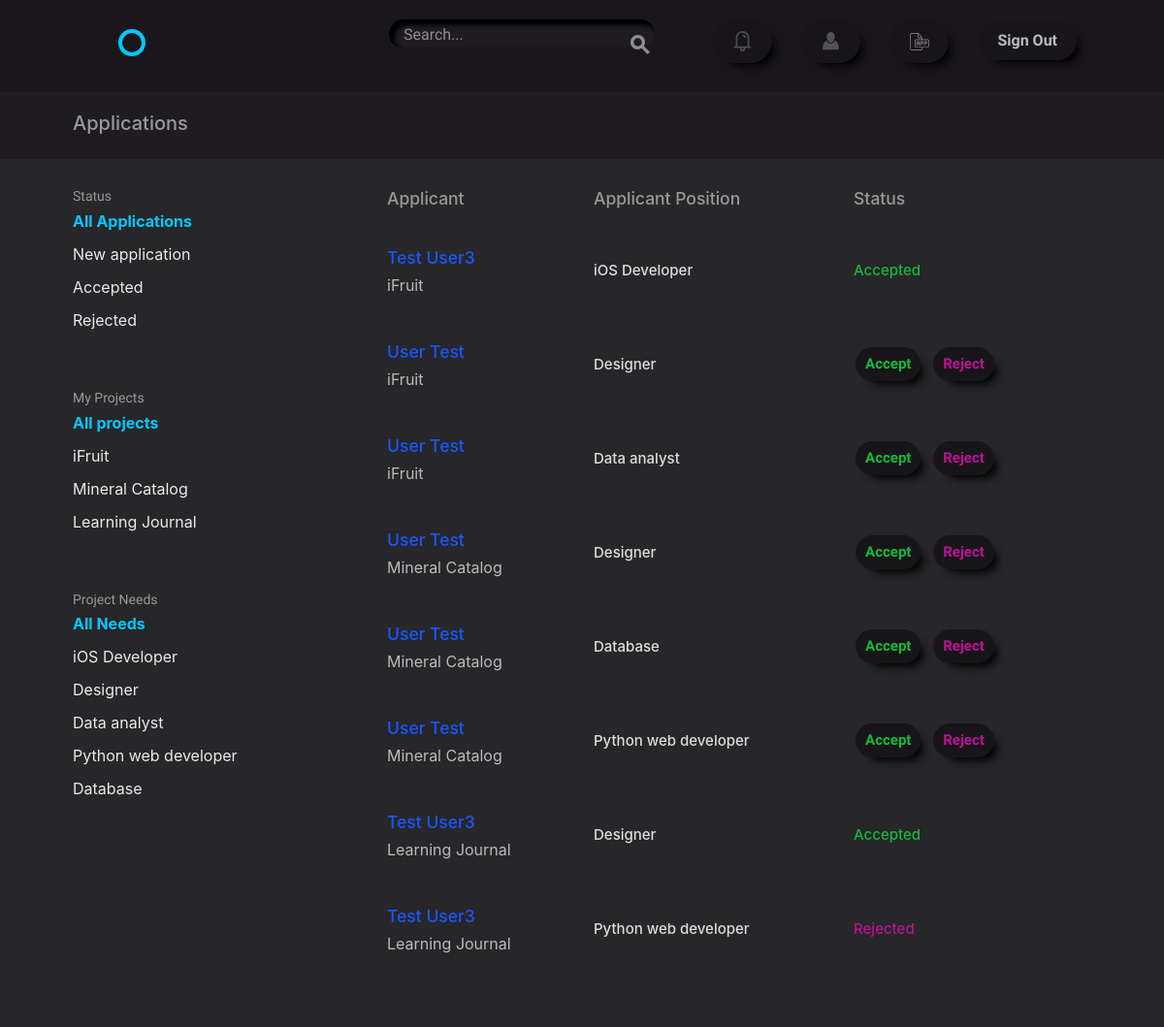
Page /accounts/applications/ (signed in) on the earlier database version.
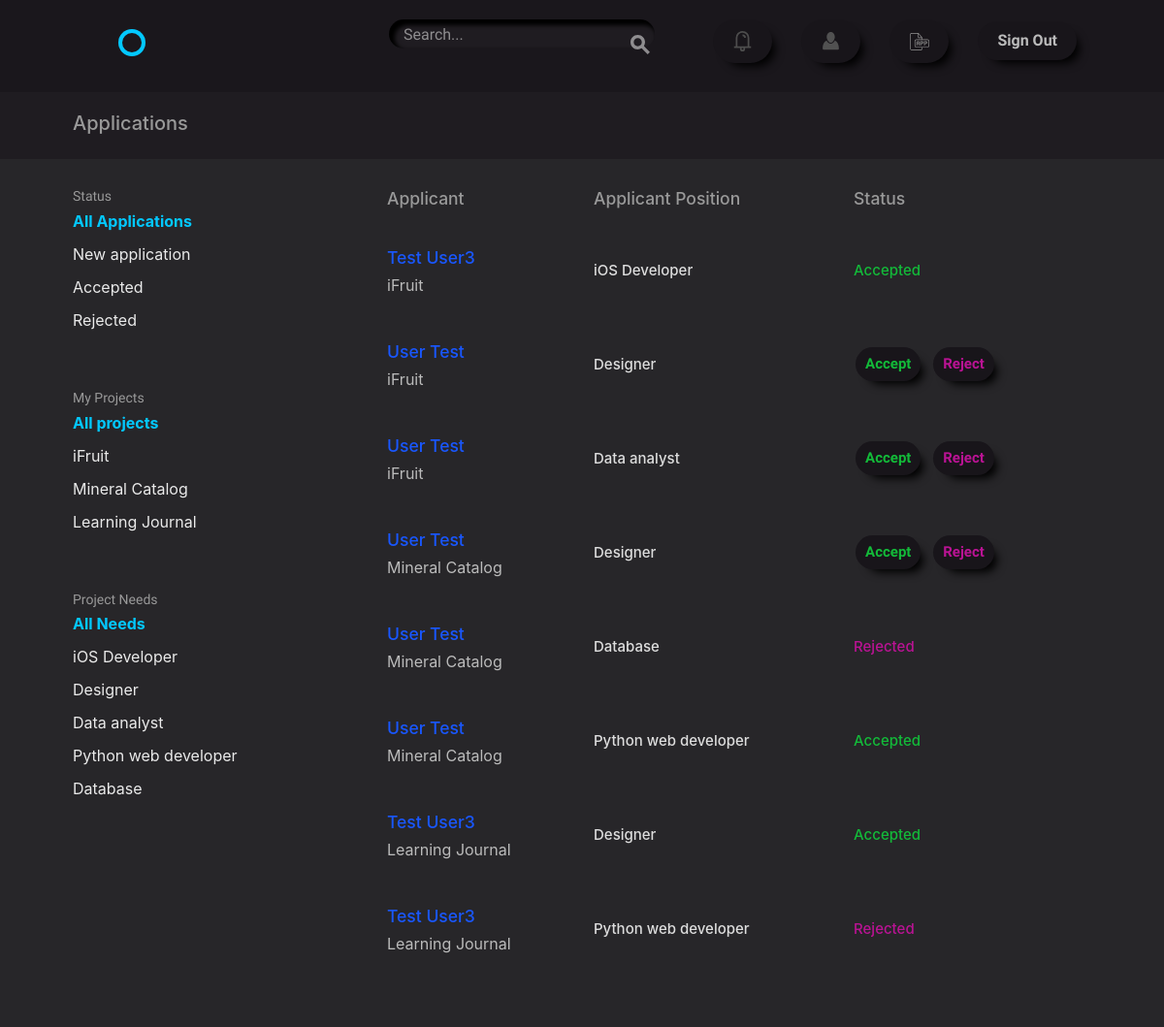
Same page on the later database version.
### accounts/models.py (models this page shows, shortened)
class UserApplication(models.Model):
    applicant = models.ForeignKey(settings.AUTH_USER_MODEL,
                                  on_delete=models.CASCADE,
                                  related_name='application')
    position = models.ForeignKey('projects.Position', related_name='apply', on_delete=models.CASCADE)
    project = models.ForeignKey('projects.Project', related_name='user_projects', on_delete=models.CASCADE)
    status = models.NullBooleanField(default=None)

class User(AbstractBaseUser, PermissionsMixin):
    username = models.CharField(max_length=50, unique=True)
    email = models.EmailField(unique=True)
    first_name = models.CharField(max_length=50)
    last_name = models.CharField(max_length=50)
    bio = models.TextField(default='')
    avatar = models.ImageField(upload_to='./user_avatar', blank=True)
    date_joined = models.DateTimeField(default=timezone.now)
    is_active = models.BooleanField(default=False)
    is_staff = models.BooleanField(default=False)
    objects = UserManager()
    USERNAME_FIELD = "email"
    REQUIRED_FIELDS = ['username']
    @property
    def full_name(self):
        return '{} {}'.format(self.first_name, self.last_name)

### projects/models.py (models this page shows)
class Project(models.Model):
    user = models.ForeignKey(settings.AUTH_USER_MODEL,
                             related_name='projects',
                             on_delete=models.CASCADE)
    title = models.CharField(max_length=50)
    description = models.TextField(default='')
    time_estimate = models.CharField(max_length=100)
    requirements = models.CharField(max_length=255)
    def __str__(self):
        return '{}'.format(self.title)

class Position(models.Model):
    name = models.CharField(max_length=50)
    description = models.TextField(default='')
    project = models.ForeignKey(Project,
                                related_name='positions',
                                on_delete=models.CASCADE)
    time = models.CharField(max_length=30)
    skill = models.ManyToManyField('accounts.Skill',
                                   default='',
                                   related_name='skills')
    def __str__(self):
        return '{}'.format(self.name)

### accounts/views.py (the view, shortened to what this page needs)
# urls.py: url(r'applications/$', views.ApplicationView.as_view(),
class ApplicationView(LrM, PrM, ListView):
    template_name = "accounts/applications.html"
    model = models.UserApplication
    context_object_name = 'applications'
    prefetch_related = ['applicant__projects', ]
    def get_context_data(self, **kwargs):
        context = super(ApplicationView, self).get_context_data(**kwargs)
        context['applications'] = context['applications'].filter(
            project__user=self.request.user)
        context['app_list'] = ['New application', 'Accepted', 'Rejected']
        context['projects'] = self.request.user.projects.all()
        context['skills_list'] = Position.objects.filter(
            project__in=context['projects']).values('name').distinct()
        context['pro_selected'] = self.request.GET.get('pro_filter')
        context['skill_selected'] = self.request.GET.get('skill_filter')
        context['app_selected'] = self.request.GET.get('app_filter')
        return context
    def get_queryset(self):
        queryset = super().get_queryset()
        app_term = self.request.GET.get('app_filter')
        pro_term = self.request.GET.get('pro_filter')
        skill_term = self.request.GET.get('skill_filter')
        if app_term:
            queryset = queryset.filter(status=self.choice(app_term))
        if pro_term:
            queryset = queryset.filter(project__title=pro_term)
        if skill_term:
            queryset = queryset.filter(position__name=skill_term)
        return queryset

### accounts/templates/accounts/applications.html (shortened to what the changed rows need)
{% extends "layout.html" %}
{% block content %}
<div class="circle--actions--bar action-bar">
    <div class="bounds">
        <div class="grid-100">
            <h2>Applications</h2>
        </div>
    </div>
</div>
<div class="bounds circle--page">
    <div class="grid-70 grid-push-5">
        <table class="u-full-width circle--table">
            <thead>
                <tr>
                <th><h3>Applicant</h3></th>
                <th class="circle--cell--right"><h3>Applicant Position</h3></th>
                <th class="circle--cell--right"><h3>Status</h3></th>
                </tr>
            </thead>
            <tbody>
                {% for application in applications %}
                <div class="d-flex fustify-content-between">
                    <tr class="clickable-row" data-href="{% url 'accounts:profile' application.applicant.pk %}">
                        <td>
                            <h3 class="title">{{ application.applicant.full_name }}</h3>
                            <p class="">{{ application.project }}</p>
                        </td>
                        <td class="circle--cell--right">
                            <span class="secondary-label h4 pos">{{ application.position }}</span>
                        </td>
                        <div class="d-flex justify-content-between">
                            {% if application.status == None %}
                                <td>
                                    <a class="button nav_button button-accept accepted mr-2"
                                       href="{% url 'accounts:decision_update' application.applicant.pk application.position.pk 'accept' %}">Accept</a>
                                    <a class="button nav_button button-accept rejected ml-2"
                                       href="{% url 'accounts:decision_update' application.applicant.pk application.position.pk 'reject' %}">Reject</a>
                                </td>
                            {% elif application.status %}
                                <td><h5 class="h4 accepted">Accepted</h5></td>
                            {% elif not application.status %}
                                <td><h5 class="h4 rejected">Rejected</h5></td>
                            {% endif %}
                        </div>
                    </tr>
                </div>
                {% endfor %}
            </tbody>
        </table>
    </div>
</div>
{% endblock %}

Differences in the rows shown:
changed UserApplication "Database": status "Accept Reject" → "Rejected"
changed UserApplication (number 6 of 8 on the later page): status "Accept Reject" → "Accepted"
